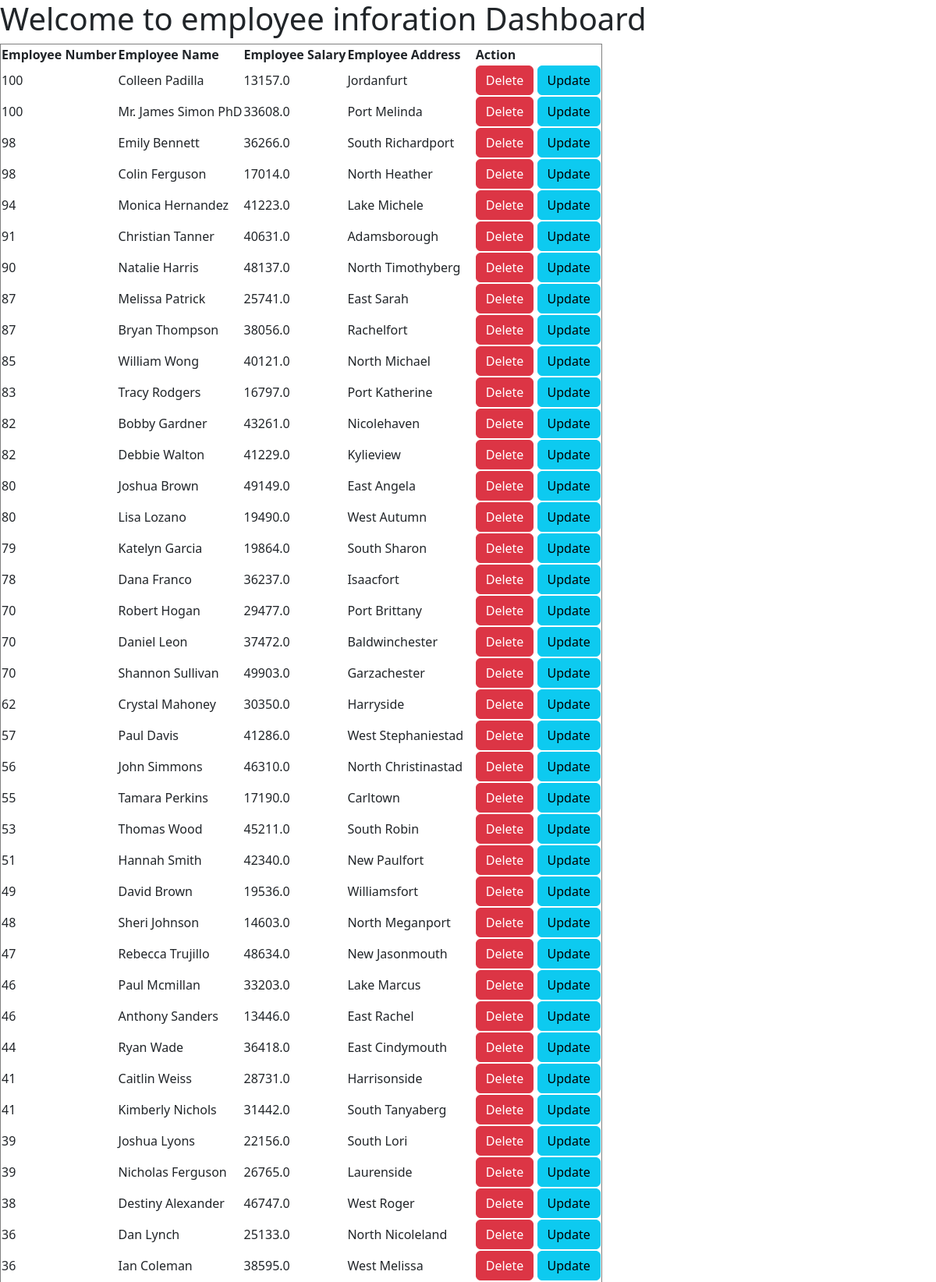
The page / (upper part) on the database its author committed.
### testapp/models.py (models this page shows)
class Employee(models.Model):
    eno=models.IntegerField()
    ename=models.CharField(max_length=40)
    esal=models.FloatField()
    eaddr=models.CharField(max_length=40)
    objects=CustomManager1()

### testapp/views.py (the view)
# urls.py: path('', views.disp_view),
def disp_view(request):
    emp_list=ProxyEmployee2.objects.all()
    return render(request,'testapp/index.html',{'emp_list':emp_list})

### testapp/models.py (called while the page is built)
    def get_queryset(self):
        qs=super().get_queryset().order_by('-eno')
        return qs

### templates/testapp/index.html (shortened to what this page needs)
<!DOCTYPE html>
<html lang="en">
<head>
    <link href="https://cdn.jsdelivr.net/npm/bootstrap@5.3.2/dist/css/bootstrap.min.css" rel="stylesheet">
</head>
<body>
    <h1>Welcome to employee inforation Dashboard</h1>
    {% if emp_list %}
    <table border='1'>
        <thead>
            <th>Employee Number</th>
            <th>Employee Name</th>
            <th>Employee Salary</th>
            <th>Employee Address</th>
            <th>Action</th>
        </thead>
        {% for emp  in emp_list  %}
        <tr>
            <td> {{emp.eno}} </td>
            <td> {{emp.ename}} </td>
            <td> {{emp.esal}} </td>
            <td> {{emp.eaddr}} </td>
            <td> <a href="/delete/{{emp.id}}" class='btn btn-danger' >Delete</a> <a href="/update/{{emp.id}}" class='btn btn-info' >Update</a> </td>
        </tr>
        {% endfor %}
    </table>
    {% endif %}
</body>
</html>

### rows shown on the page
Employee: eno "100", ename "Colleen Padilla", esal "13157.0", eaddr "Jordanfurt"
Employee: eno "100", ename "Mr. James Simon PhD", esal "33608.0", eaddr "Port Melinda"
Employee: eno "98", ename "Emily Bennett", esal "36266.0", eaddr "South Richardport"
Employee: eno "98", ename "Colin Ferguson", esal "17014.0", eaddr "North Heather"
Employee: eno "94", ename "Monica Hernandez", esal "41223.0", eaddr "Lake Michele"
Employee: eno "91", ename "Christian Tanner", esal "40631.0", eaddr "Adamsborough"
Employee: eno "90", ename "Natalie Harris", esal "48137.0", eaddr "North Timothyberg"
Employee: eno "87", ename "Melissa Patrick", esal "25741.0", eaddr "East Sarah"
Employee: eno "87", ename "Bryan Thompson", esal "38056.0", eaddr "Rachelfort"
Employee: eno "85", ename "William Wong", esal "40121.0", eaddr "North Michael"
Employee: eno "83", ename "Tracy Rodgers", esal "16797.0", eaddr "Port Katherine"
Employee: eno "82", ename "Bobby Gardner", esal "43261.0", eaddr "Nicolehaven"
Employee: eno "82", ename "Debbie Walton", esal "41229.0", eaddr "Kylieview"
Employee: eno "80", ename "Joshua Brown", esal "49149.0", eaddr "East Angela"
Employee: eno "80", ename "Lisa Lozano", esal "19490.0", eaddr "West Autumn"
Employee: eno "79", ename "Katelyn Garcia", esal "19864.0", eaddr "South Sharon"
Employee: eno "78", ename "Dana Franco", esal "36237.0", eaddr "Isaacfort"
Employee: eno "70", ename "Robert Hogan", esal "29477.0", eaddr "Port Brittany"
Employee: eno "70", ename "Daniel Leon", esal "37472.0", eaddr "Baldwinchester"
Employee: eno "70", ename "Shannon Sullivan", esal "49903.0", eaddr "Garzachester"
Employee: eno "62", ename "Crystal Mahoney", esal "30350.0", eaddr "Harryside"
Employee: eno "57", ename "Paul Davis", esal "41286.0", eaddr "West Stephaniestad"
Employee: eno "56", ename "John Simmons", esal "46310.0", eaddr "North Christinastad"
Employee: eno "55", ename "Tamara Perkins", esal "17190.0", eaddr "Carltown"
Employee: eno "53", ename "Thomas Wood", esal "45211.0", eaddr "South Robin"
Employee: eno "51", ename "Hannah Smith", esal "42340.0", eaddr "New Paulfort"
Employee: eno "49", ename "David Brown", esal "19536.0", eaddr "Williamsfort"
Employee: eno "48", ename "Sheri Johnson", esal "14603.0", eaddr "North Meganport"
Employee: eno "47", ename "Rebecca Trujillo", esal "48634.0", eaddr "New Jasonmouth"
Employee: eno "46", ename "Paul Mcmillan", esal "33203.0", eaddr "Lake Marcus"
Employee: eno "46", ename "Anthony Sanders", esal "13446.0", eaddr "East Rachel"
Employee: eno "44", ename "Ryan Wade", esal "36418.0", eaddr "East Cindymouth"
Employee: eno "41", ename "Caitlin Weiss", esal "28731.0", eaddr "Harrisonside"
Employee: eno "41", ename "Kimberly Nichols", esal "31442.0", eaddr "South Tanyaberg"
Employee: eno "39", ename "Joshua Lyons", esal "22156.0", eaddr "South Lori"
Employee: eno "39", ename "Nicholas Ferguson", esal "26765.0", eaddr "Laurenside"
Employee: eno "38", ename "Destiny Alexander", esal "46747.0", eaddr "West Roger"
Employee: eno "36", ename "Dan Lynch", esal "25133.0", eaddr "North Nicoleland"
Employee: eno "36", ename "Ian Coleman", esal "38595.0", eaddr "West Melissa"
